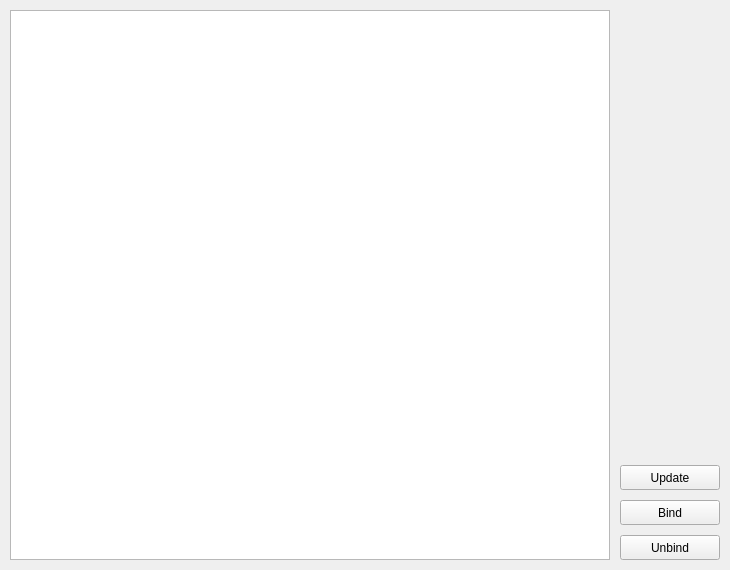
<?xml version="1.0" encoding="UTF-8"?>
<ui version="4.0">
 <class>MainWindow</class>
 <widget class="QMainWindow" name="MainWindow">
  <property name="geometry">
   <rect>
    <x>0</x>
    <y>0</y>
    <width>730</width>
    <height>570</height>
   </rect>
  </property>
  <property name="sizePolicy">
   <sizepolicy hsizetype="Minimum" vsizetype="Minimum">
    <horstretch>0</horstretch>
    <verstretch>0</verstretch>
   </sizepolicy>
  </property>
  <property name="windowTitle">
   <string>MainWindow</string>
  </property>
  <widget class="QWidget" name="centralwidget">
   <widget class="QPushButton" name="bind_button">
    <property name="geometry">
     <rect>
      <x>620</x>
      <y>500</y>
      <width>100</width>
      <height>25</height>
     </rect>
    </property>
    <property name="text">
     <string>Bind</string>
    </property>
   </widget>
   <widget class="QPushButton" name="unbind_button">
    <property name="geometry">
     <rect>
      <x>620</x>
      <y>535</y>
      <width>100</width>
      <height>25</height>
     </rect>
    </property>
    <property name="text">
     <string>Unbind</string>
    </property>
   </widget>
   <widget class="QTableWidget" name="list_of_usb">
    <property name="geometry">
     <rect>
      <x>10</x>
      <y>10</y>
      <width>600</width>
      <height>550</height>
     </rect>
    </property>
   </widget>
   <widget class="QPushButton" name="update_button">
    <property name="geometry">
     <rect>
      <x>620</x>
      <y>465</y>
      <width>100</width>
      <height>25</height>
     </rect>
    </property>
    <property name="text">
     <string>Update</string>
    </property>
   </widget>
  </widget>
 </widget>
 <resources/>
 <connections/>
</ui>
